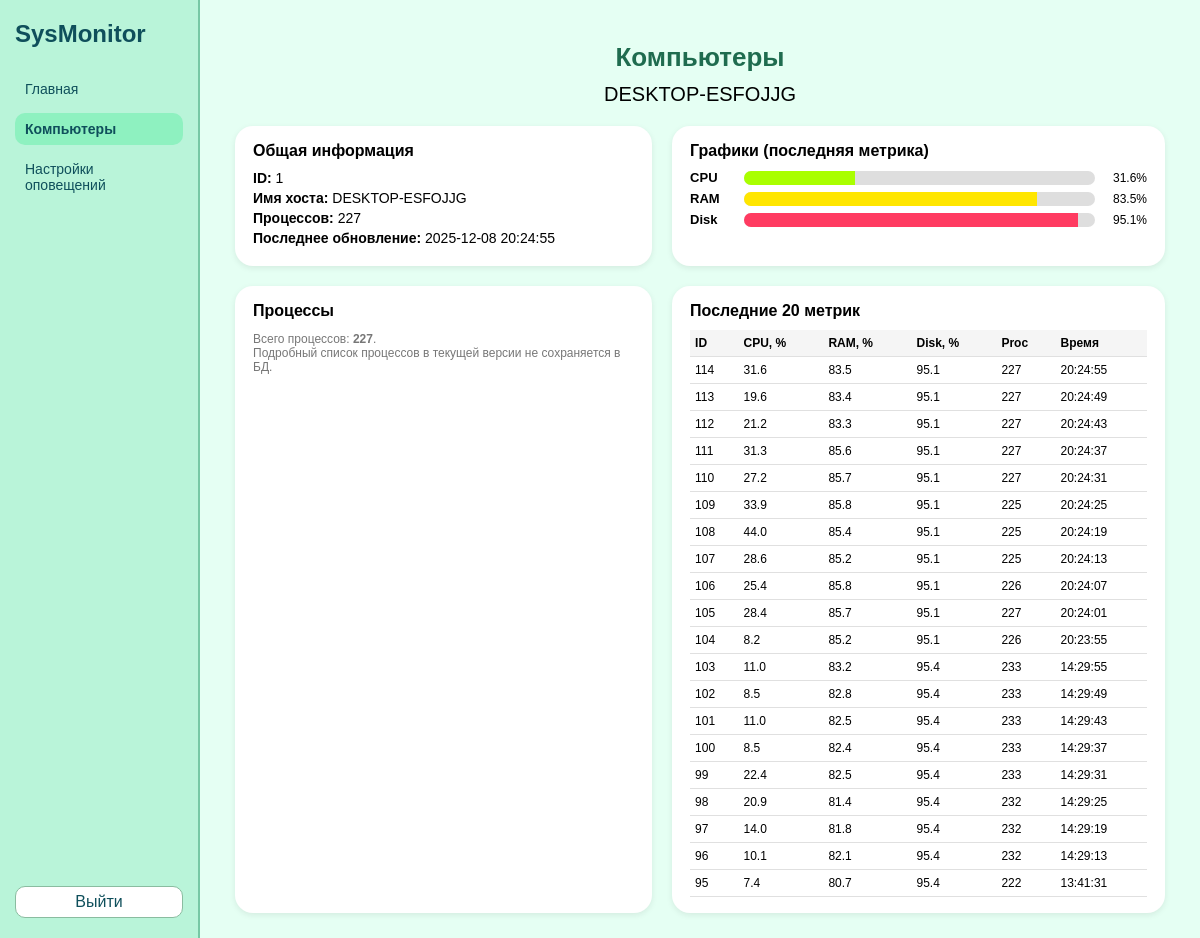
The page /computer/1 (signed in) on the database its author committed.
### app/models.py (models this page shows)
class Computer(db.Model):
    id = db.Column(db.Integer, primary_key=True)
    hostname = db.Column(db.String(128), unique=True, nullable=False)
    created_at = db.Column(db.DateTime, default=datetime.utcnow)
    metrics = db.relationship('Metric', backref='computer', lazy=True, cascade="all, delete-orphan")

class Metric(db.Model):
    id = db.Column(db.Integer, primary_key=True)
    computer_id = db.Column(db.Integer, db.ForeignKey('computer.id'), nullable=False)
    cpu_percent = db.Column(db.Float)
    memory_usage = db.Column(db.Float)
    disk_usage = db.Column(db.Float)
    processes = db.Column(db.Integer)
    timestamp = db.Column(db.DateTime, default=datetime.utcnow)

### app/routes.py (the view)
@main.route('/computer/<int:comp_id>')
@login_required
def computer_detail(comp_id):
    comp = Computer.query.get_or_404(comp_id)
    metrics = (
        Metric.query
        .filter_by(computer_id=comp.id)
        .order_by(Metric.id.desc())
        .limit(20)
        .all()
    )
    return render_template('detail.html', comp=comp, metrics=metrics)

### app/routes.py (called while the page is built)
def login_required(view_func):
    @wraps(view_func)
    def wrapper(*args, **kwargs):
        if not session.get('logged_in'):
            return redirect(url_for('main.login'))
        return view_func(*args, **kwargs)
    return wrapper

### app/templates/detail.html (shortened to what this page needs)
<!DOCTYPE html>
<html lang="ru">
<head>
</head>
<body>
<div class="app">
    <aside class="sidebar">
        <div class="logo-text">SysMonitor</div>
        <div class="menu-item">
            <a href="{{ url_for('main.dashboard') }}">Главная</a>
        </div>
        <div class="menu-item active">
            <a href="{{ url_for('main.index') }}">Компьютеры</a>
        </div>
        <div class="menu-item">
            <a href="{{ url_for('main.alerts_settings') }}">Настройки оповещений</a>
        </div>
        <div class="menu-footer">
            <div class="logout-btn">
                <a href="{{ url_for('main.logout') }}">Выйти</a>
            </div>
        </div>
    </aside>
    <main class="main">
        <h1 class="main-title">Компьютеры</h1>
        <div class="subtitle">{{ comp.hostname }}</div>
        {% if metrics %}
            {% set last = metrics[0] %}
        {% endif %}
        <div class="top-grid">
            <div class="card">
                <div class="card-title">Общая информация</div>
                <div class="info-row">
                    <span class="info-label">ID:</span> {{ comp.id }}
                </div>
                <div class="info-row">
                    <span class="info-label">Имя хоста:</span> {{ comp.hostname }}
                </div>
                {% if last %}
                    <div class="info-row">
                        <span class="info-label">Процессов:</span> {{ last.processes }}</div>
                    <div class="info-row">
                        <span class="info-label">Последнее обновление:</span>
                        {{ last.timestamp.strftime('%Y-%m-%d %H:%M:%S') }}
                    </div>
                {% else %}
                    <div class="info-row placeholder">Данных от агента пока нет.</div>
                {% endif %}
            </div>
            <div class="card">
                <div class="card-title">Графики (последняя метрика)</div>
                {% if last %}
                    <div class="metric-row">
                        <div class="metric-label">CPU</div>
                        <div class="bar-wrapper">
                            <div class="bar-fill bar-cpu" data-width="{{ last.cpu_percent or 0 }}"></div>
                        </div>
                        <div class="metric-value">{{ last.cpu_percent or 0 }}%</div>
                    </div>
                    <div class="metric-row">
                        <div class="metric-label">RAM</div>
                        <div class="bar-wrapper">
                            <div class="bar-fill bar-ram" data-width="{{ last.memory_usage or 0 }}"></div>
                        </div>
                        <div class="metric-value">{{ last.memory_usage or 0 }}%</div>
                    </div>
                    <div class="metric-row">
                        <div class="metric-label">Disk</div>
                        <div class="bar-wrapper">
                            <div class="bar-fill bar-disk" data-width="{{ last.disk_usage or 0 }}"></div>
                        </div>
                        <div class="metric-value">{{ last.disk_usage or 0 }}%</div>
                    </div>
                {% else %}
                    <p class="placeholder">Нет данных для отображения графиков.</p>
                {% endif %}
            </div>
        </div>
        <div class="tables-row" style="margin-top: 20px;">
            <div class="card">
                <div class="card-title">Процессы</div>
                {% if last %}
                    <p class="placeholder">
                        Всего процессов: <strong>{{ last.processes }}</strong>.<br>
                        Подробный список процессов в текущей версии не сохраняется в БД.
                    </p>
                {% else %}
                    <p class="placeholder">Нет данных о процессах.</p>
                {% endif %}
            </div>
            <div class="card">
                <div class="card-title">Последние 20 метрик</div>
                {% if metrics %}
                    <table>
                        <tr>
                            <th>ID</th>
                            <th>CPU, %</th>
                            <th>RAM, %</th>
                            <th>Disk, %</th>
                            <th>Proc</th>
                            <th>Время</th>
                        </tr>
                        {% for m in metrics %}
                            <tr>
                                <td>{{ m.id }}</td>
                                <td>{{ m.cpu_percent }}</td>
                                <td>{{ m.memory_usage }}</td>
                                <td>{{ m.disk_usage }}</td>
                                <td>{{ m.processes }}</td>
                                <td>{{ m.timestamp.strftime('%H:%M:%S') }}</td>
                            </tr>
                        {% endfor %}
                    </table>
                {% else %}
                    <p class="placeholder">Пока нет сохранённых метрик.</p>
                {% endif %}
            </div>
        </div>
    </main>
</div>
</body>
</html>

### app/templates/detail.html (style rules this page uses)
* { box-sizing: border-box; }
body { margin: 0; font-family: Arial, sans-serif; background-color: #e5fff3; }
.app { display: flex; min-height: 100vh; }
.sidebar { width: 200px; background: #b9f4d9; border-right: 2px solid #77c8a5; display: flex; flex-direction: column; padding: 20px 15px; }
.logo-text { font-size: 24px; font-weight: bold; color: #0f4f5b; margin-bottom: 25px; }
.menu-item { padding: 8px 10px; border-radius: 10px; margin-bottom: 8px; }
.menu-item a { text-decoration: none; color: #0f4f5b; font-size: 14px; display: block; }
.menu-item.active { background: #8ef1c0; font-weight: bold; }
.menu-footer { margin-top: auto; }
.logout-btn { margin-top: 20px; padding: 6px 10px; border-radius: 10px; background: #ffffff; border: 1px solid #8abca0; text-align: center; }
.logout-btn a { text-decoration: none; color: #0f4f5b; }
.main { flex: 1; padding: 25px 35px; }
.main-title { font-size: 26px; margin-bottom: 10px; color: #1f6c4f; text-align: center; }
.subtitle { font-size: 20px; margin-bottom: 20px; text-align: center; }
.top-grid { display: grid; grid-template-columns: 1.1fr 1.3fr; gap: 20px; margin-bottom: 20px; }
.card { background: #ffffff; border-radius: 18px; padding: 16px 18px; box-shadow: 0 2px 6px rgba(0,0,0,0.08); }
.card-title { font-size: 16px; margin-bottom: 10px; font-weight: bold; }
.info-row { margin-bottom: 4px; font-size: 14px; }
.info-label { font-weight: bold; }
.metric-row { display: flex; align-items: center; margin: 6px 0; font-size: 13px; }
.metric-label { width: 50px; font-weight: bold; }
.bar-wrapper { flex: 1; margin-left: 4px; background: #dedede; border-radius: 8px; height: 14px; position: relative; overflow: hidden; }
.bar-fill { position: absolute; left: 0; top: 0; bottom: 0; }
.bar-cpu { background: #a9ff00; }
.bar-ram { background: #ffe600; }
.bar-disk { background: #ff3b61; }
.metric-value { width: 46px; text-align: right; font-size: 12px; margin-left: 6px; }
.tables-row { display: grid; grid-template-columns: 1.1fr 1.3fr; gap: 20px; }
table { width: 100%; border-collapse: collapse; font-size: 12px; }
th, td { padding: 6px 5px; border-bottom: 1px solid #e0e0e0; text-align: left; }
th { background: #f5f5f5; }
.placeholder { font-size: 12px; color: #777; }

### rows shown on the page
Computer: hostname "DESKTOP-ESFOJJG", id "1"
Metric: processes "227", timestamp "2025-12-08 20:24:55", cpu_percent "31.6", memory_usage "83.5", disk_usage "95.1", id "114", timestamp "20:24:55"
Metric: id "113", cpu_percent "19.6", memory_usage "83.4", disk_usage "95.1", processes "227", timestamp "20:24:49"
Metric: id "112", cpu_percent "21.2", memory_usage "83.3", disk_usage "95.1", processes "227", timestamp "20:24:43"
Metric: id "111", cpu_percent "31.3", memory_usage "85.6", disk_usage "95.1", processes "227", timestamp "20:24:37"
Metric: id "110", cpu_percent "27.2", memory_usage "85.7", disk_usage "95.1", processes "227", timestamp "20:24:31"
Metric: id "109", cpu_percent "33.9", memory_usage "85.8", disk_usage "95.1", processes "225", timestamp "20:24:25"
Metric: id "108", cpu_percent "44.0", memory_usage "85.4", disk_usage "95.1", processes "225", timestamp "20:24:19"
Metric: id "107", cpu_percent "28.6", memory_usage "85.2", disk_usage "95.1", processes "225", timestamp "20:24:13"
Metric: id "106", cpu_percent "25.4", memory_usage "85.8", disk_usage "95.1", processes "226", timestamp "20:24:07"
Metric: id "105", cpu_percent "28.4", memory_usage "85.7", disk_usage "95.1", processes "227", timestamp "20:24:01"
Metric: id "104", cpu_percent "8.2", memory_usage "85.2", disk_usage "95.1", processes "226", timestamp "20:23:55"
Metric: id "103", cpu_percent "11.0", memory_usage "83.2", disk_usage "95.4", processes "233", timestamp "14:29:55"
Metric: id "102", cpu_percent "8.5", memory_usage "82.8", disk_usage "95.4", processes "233", timestamp "14:29:49"
Metric: id "101", cpu_percent "11.0", memory_usage "82.5", disk_usage "95.4", processes "233", timestamp "14:29:43"
Metric: id "100", cpu_percent "8.5", memory_usage "82.4", disk_usage "95.4", processes "233", timestamp "14:29:37"
Metric: id "99", cpu_percent "22.4", memory_usage "82.5", disk_usage "95.4", processes "233", timestamp "14:29:31"
Metric: id "98", cpu_percent "20.9", memory_usage "81.4", disk_usage "95.4", processes "232", timestamp "14:29:25"
Metric: id "97", cpu_percent "14.0", memory_usage "81.8", disk_usage "95.4", processes "232", timestamp "14:29:19"
Metric: id "96", cpu_percent "10.1", memory_usage "82.1", disk_usage "95.4", processes "232", timestamp "14:29:13"
Metric: id "95", cpu_percent "7.4", memory_usage "80.7", disk_usage "95.4", processes "222", timestamp "13:41:31"
